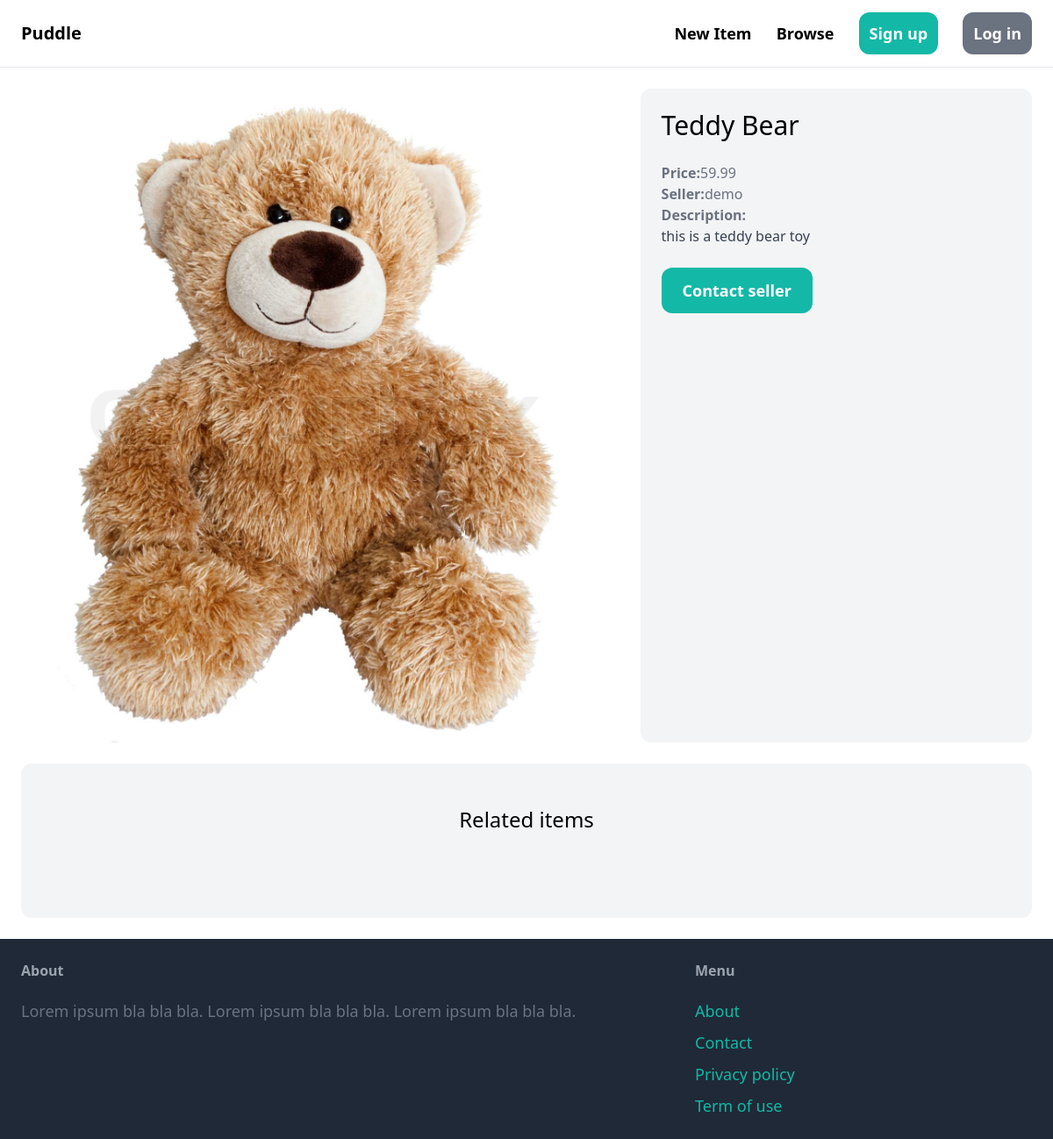
Before: /items/1 with the older database file.
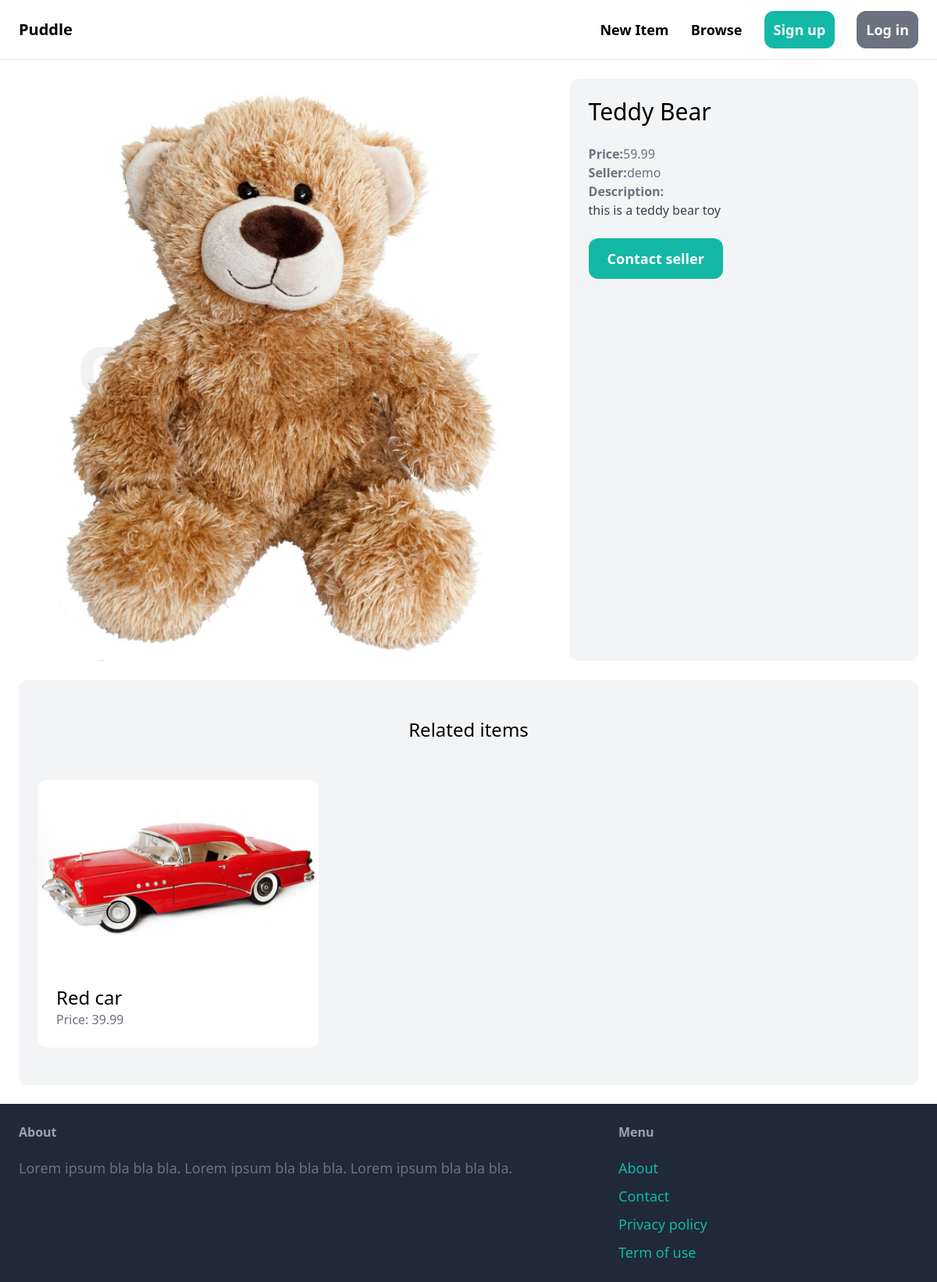
After: the same page with the newer database file.
### item/models.py (models this page shows, shortened)
class Item(models.Model):
    category=models.ForeignKey(Category,related_name='items',on_delete=models.CASCADE)
    name=models.CharField(max_length=255)
    description=models.TextField(null=True , blank=True)
    price=models.FloatField()
    image=models.ImageField(upload_to='item_images',blank=True,null=True)
    is_sold=models.BooleanField(default=False)
    created_by=models.ForeignKey(User,related_name='items',on_delete=models.CASCADE)
    created_at=models.DateTimeField(auto_now_add=True)

### item/views.py (the view)
# urls.py: path('<int:pk>',views.detail,name='detail'),
def detail(request,pk   ):
    item=get_object_or_404(Item,pk=pk)
    related_items=Item.objects.filter(category=item.category,is_sold=False).exclude(pk=pk)[0:3]
    return render(request,'item/detail.html',{
        'item':item ,
        'related_items':related_items
    })

### item/templates/item/detail.html (shortened to what this page needs)
{% extends 'core/base.html' %}
{% block content %}
<div class="grid grid-cols-5 gap-6">
    <div class="col-span-3">
        <img src="{{item.image.url}}" alt="" class="rounded-xl">
    </div>
    <div class="col-span-2 p-6  bg-gray-100 rounded-xl">
        <h1 class="mb-6 text-3xl">{{item.name}}</h1>
        <p class="text-gray-500"><strong>Price:</strong>{{item.price}}</p>
        <p class="text-gray-500"><strong>Seller:</strong>{{item.created_by.username}}</p>
        {% if item.description %}
        <p class="text-gray-700">
            <strong class="text-gray-500">Description:</strong><br>
            {{item.description}}
        </p>
        {% endif %}
        <a href="#" class="inline-block mt-6 px-6 py-3 text-lg font-semibold bg-teal-500 text-white hover:bg-teal:700 rounded-xl">Contact seller</a>
    </div>
</div>
<div class="mt-6 px-6 py-12 bg-gray-100 rounded-xl">
    <h2 class="mb-12 text-2xl text-center">Related items</h2>
    <div class="grid grid-cols-3 gap-3">
        {% for item in related_items %}
            <div>
                <a href="{% url 'item:detail' item.id %}">
                    <div>
                        <img src="{{ item.image.url }}" class="rounded-t-xl">
                    </div>
                    <div class="p-6 bg-white rounded-b-xl">
                        <h2 class="text-2xl">{{ item.name }}</h2>
                        <p class="text-gray-500">Price: {{ item.price }}</p>
                    </div>
                </a>
            </div>
        {% endfor %}
    </div>
</div>
{% endblock content %}

Changed rows visible on the page:
added Item: image (picture), name "Red car", price "39.99"
